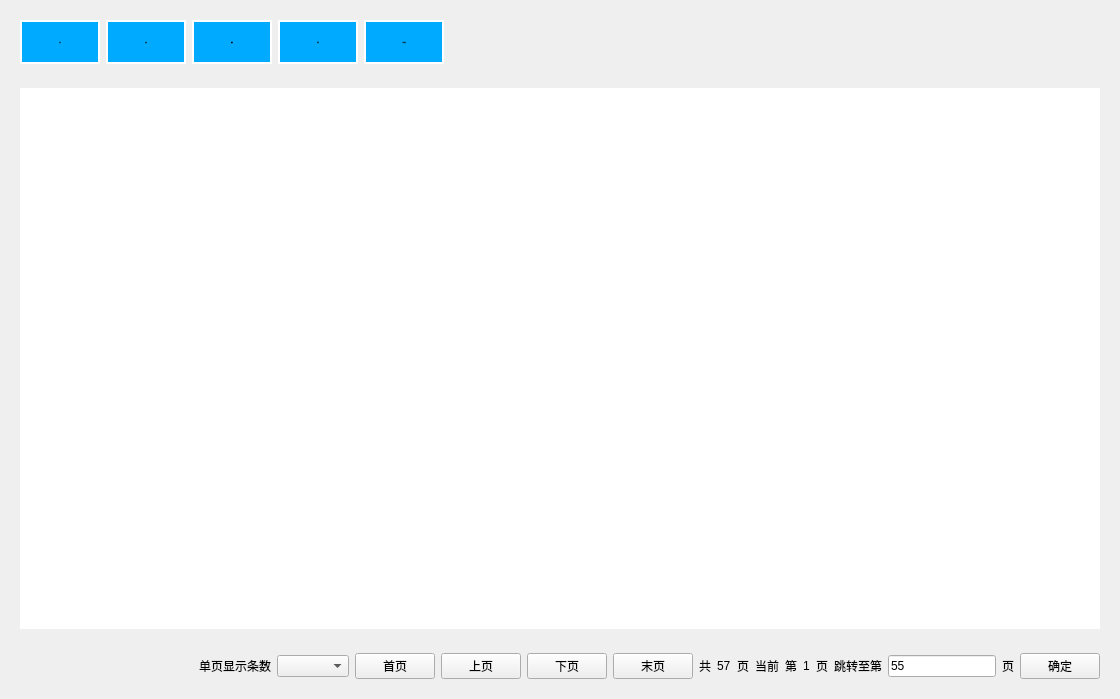
<?xml version="1.0" encoding="UTF-8"?>
<ui version="4.0">
 <class>LogMsgPage</class>
 <widget class="QDialog" name="LogMsgPage">
  <property name="geometry">
   <rect>
    <x>0</x>
    <y>0</y>
    <width>1120</width>
    <height>699</height>
   </rect>
  </property>
  <property name="windowTitle">
   <string>Dialog</string>
  </property>
  <property name="styleSheet">
   <string notr="true"/>
  </property>
  <layout class="QVBoxLayout" name="verticalLayout" stretch="1,9,1">
   <item>
    <widget class="QWidget" name="contextWidgets" native="true">
     <property name="styleSheet">
      <string notr="true">QPushButton{
background-color: #00aaff;
border:2px solid white;
font: normal normal 16px &quot;宋体&quot;
}






</string>
     </property>
     <layout class="QHBoxLayout" name="horizontalLayout_2">
      <item>
       <widget class="QPushButton" name="allBtn">
        <property name="sizePolicy">
         <sizepolicy hsizetype="Preferred" vsizetype="Preferred">
          <horstretch>0</horstretch>
          <verstretch>0</verstretch>
         </sizepolicy>
        </property>
        <property name="minimumSize">
         <size>
          <width>80</width>
          <height>0</height>
         </size>
        </property>
        <property name="maximumSize">
         <size>
          <width>16777215</width>
          <height>16777215</height>
         </size>
        </property>
        <property name="font">
         <font>
          <family>宋体</family>
          <pointsize>-1</pointsize>
          <weight>50</weight>
          <italic>false</italic>
          <bold>false</bold>
         </font>
        </property>
        <property name="styleSheet">
         <string notr="true"/>
        </property>
        <property name="text">
         <string>所有</string>
        </property>
        <property name="checkable">
         <bool>true</bool>
        </property>
        <property name="checked">
         <bool>true</bool>
        </property>
        <property name="autoExclusive">
         <bool>true</bool>
        </property>
        <property name="flat">
         <bool>false</bool>
        </property>
       </widget>
      </item>
      <item>
       <widget class="QPushButton" name="queryBtn">
        <property name="sizePolicy">
         <sizepolicy hsizetype="Preferred" vsizetype="Preferred">
          <horstretch>0</horstretch>
          <verstretch>0</verstretch>
         </sizepolicy>
        </property>
        <property name="minimumSize">
         <size>
          <width>80</width>
          <height>0</height>
         </size>
        </property>
        <property name="maximumSize">
         <size>
          <width>16777215</width>
          <height>16777215</height>
         </size>
        </property>
        <property name="font">
         <font>
          <family>宋体</family>
          <pointsize>-1</pointsize>
          <weight>50</weight>
          <italic>false</italic>
          <bold>false</bold>
         </font>
        </property>
        <property name="styleSheet">
         <string notr="true"/>
        </property>
        <property name="text">
         <string>查询</string>
        </property>
        <property name="checkable">
         <bool>true</bool>
        </property>
        <property name="checked">
         <bool>false</bool>
        </property>
        <property name="autoExclusive">
         <bool>true</bool>
        </property>
       </widget>
      </item>
      <item>
       <widget class="QPushButton" name="delBtn">
        <property name="sizePolicy">
         <sizepolicy hsizetype="Preferred" vsizetype="Preferred">
          <horstretch>0</horstretch>
          <verstretch>0</verstretch>
         </sizepolicy>
        </property>
        <property name="minimumSize">
         <size>
          <width>80</width>
          <height>0</height>
         </size>
        </property>
        <property name="maximumSize">
         <size>
          <width>16777215</width>
          <height>16777215</height>
         </size>
        </property>
        <property name="font">
         <font>
          <family>宋体</family>
          <pointsize>-1</pointsize>
          <weight>50</weight>
          <italic>false</italic>
          <bold>false</bold>
         </font>
        </property>
        <property name="styleSheet">
         <string notr="true"/>
        </property>
        <property name="text">
         <string>删除</string>
        </property>
        <property name="checkable">
         <bool>true</bool>
        </property>
        <property name="checked">
         <bool>true</bool>
        </property>
        <property name="autoExclusive">
         <bool>true</bool>
        </property>
        <property name="flat">
         <bool>false</bool>
        </property>
       </widget>
      </item>
      <item>
       <widget class="QPushButton" name="clearBtn">
        <property name="sizePolicy">
         <sizepolicy hsizetype="Preferred" vsizetype="Preferred">
          <horstretch>0</horstretch>
          <verstretch>0</verstretch>
         </sizepolicy>
        </property>
        <property name="minimumSize">
         <size>
          <width>80</width>
          <height>0</height>
         </size>
        </property>
        <property name="maximumSize">
         <size>
          <width>16777215</width>
          <height>16777215</height>
         </size>
        </property>
        <property name="font">
         <font>
          <family>宋体</family>
          <pointsize>-1</pointsize>
          <weight>50</weight>
          <italic>false</italic>
          <bold>false</bold>
         </font>
        </property>
        <property name="styleSheet">
         <string notr="true"/>
        </property>
        <property name="text">
         <string>清理</string>
        </property>
        <property name="checkable">
         <bool>true</bool>
        </property>
        <property name="checked">
         <bool>true</bool>
        </property>
        <property name="autoExclusive">
         <bool>true</bool>
        </property>
        <property name="flat">
         <bool>false</bool>
        </property>
       </widget>
      </item>
      <item>
       <widget class="QPushButton" name="reportBtn">
        <property name="sizePolicy">
         <sizepolicy hsizetype="Preferred" vsizetype="Preferred">
          <horstretch>0</horstretch>
          <verstretch>0</verstretch>
         </sizepolicy>
        </property>
        <property name="minimumSize">
         <size>
          <width>80</width>
          <height>0</height>
         </size>
        </property>
        <property name="maximumSize">
         <size>
          <width>16777215</width>
          <height>16777215</height>
         </size>
        </property>
        <property name="font">
         <font>
          <family>宋体</family>
          <pointsize>-1</pointsize>
          <weight>50</weight>
          <italic>false</italic>
          <bold>false</bold>
         </font>
        </property>
        <property name="styleSheet">
         <string notr="true"/>
        </property>
        <property name="text">
         <string>生成报表</string>
        </property>
        <property name="checkable">
         <bool>true</bool>
        </property>
        <property name="checked">
         <bool>true</bool>
        </property>
        <property name="autoExclusive">
         <bool>true</bool>
        </property>
        <property name="flat">
         <bool>false</bool>
        </property>
       </widget>
      </item>
      <item>
       <spacer name="horizontalSpacer_2">
        <property name="orientation">
         <enum>Qt::Horizontal</enum>
        </property>
        <property name="sizeHint" stdset="0">
         <size>
          <width>651</width>
          <height>20</height>
         </size>
        </property>
       </spacer>
      </item>
     </layout>
    </widget>
   </item>
   <item>
    <widget class="QWidget" name="tableWidget" native="true">
     <property name="sizePolicy">
      <sizepolicy hsizetype="Preferred" vsizetype="Preferred">
       <horstretch>0</horstretch>
       <verstretch>0</verstretch>
      </sizepolicy>
     </property>
     <layout class="QGridLayout" name="gridLayout">
      <item row="0" column="0">
       <widget class="QTableView" name="tableView">
        <property name="styleSheet">
         <string notr="true">QTableView {
border-style:none;
color:white;
font: bold 12pt;
}
</string>
        </property>
       </widget>
      </item>
     </layout>
    </widget>
   </item>
   <item>
    <widget class="QWidget" name="buttomWidget" native="true">
     <property name="sizePolicy">
      <sizepolicy hsizetype="Preferred" vsizetype="Fixed">
       <horstretch>0</horstretch>
       <verstretch>0</verstretch>
      </sizepolicy>
     </property>
     <layout class="QHBoxLayout" name="horizontalLayout_9">
      <item>
       <spacer name="horizontalSpacer">
        <property name="orientation">
         <enum>Qt::Horizontal</enum>
        </property>
        <property name="sizeHint" stdset="0">
         <size>
          <width>234</width>
          <height>20</height>
         </size>
        </property>
       </spacer>
      </item>
      <item>
       <widget class="QLabel" name="label">
        <property name="text">
         <string>单页显示条数</string>
        </property>
       </widget>
      </item>
      <item>
       <widget class="QComboBox" name="comboBox"/>
      </item>
      <item>
       <widget class="QPushButton" name="firstPageBtn">
        <property name="text">
         <string>首页</string>
        </property>
       </widget>
      </item>
      <item>
       <widget class="QPushButton" name="upperPageBtn">
        <property name="text">
         <string>上页</string>
        </property>
       </widget>
      </item>
      <item>
       <widget class="QPushButton" name="nextPageBtn">
        <property name="text">
         <string>下页</string>
        </property>
       </widget>
      </item>
      <item>
       <widget class="QPushButton" name="lastPageBtn">
        <property name="text">
         <string>末页</string>
        </property>
       </widget>
      </item>
      <item>
       <layout class="QHBoxLayout" name="horizontalLayout">
        <item>
         <widget class="QLabel" name="label_2">
          <property name="text">
           <string>共</string>
          </property>
         </widget>
        </item>
        <item>
         <widget class="QLabel" name="allPageNumLabel">
          <property name="text">
           <string>57</string>
          </property>
         </widget>
        </item>
        <item>
         <widget class="QLabel" name="label_4">
          <property name="text">
           <string>页</string>
          </property>
         </widget>
        </item>
       </layout>
      </item>
      <item>
       <widget class="QLabel" name="label_5">
        <property name="text">
         <string>当前</string>
        </property>
       </widget>
      </item>
      <item>
       <layout class="QHBoxLayout" name="horizontalLayout_3">
        <item>
         <widget class="QLabel" name="label_6">
          <property name="text">
           <string>第</string>
          </property>
         </widget>
        </item>
        <item>
         <widget class="QLabel" name="curPageLabel">
          <property name="text">
           <string>1</string>
          </property>
         </widget>
        </item>
        <item>
         <widget class="QLabel" name="label_8">
          <property name="text">
           <string>页</string>
          </property>
         </widget>
        </item>
       </layout>
      </item>
      <item>
       <layout class="QHBoxLayout" name="horizontalLayout_8">
        <item>
         <widget class="QLabel" name="label_9">
          <property name="text">
           <string>跳转至第</string>
          </property>
         </widget>
        </item>
        <item>
         <widget class="QLineEdit" name="lineEdit">
          <property name="sizePolicy">
           <sizepolicy hsizetype="Minimum" vsizetype="Fixed">
            <horstretch>0</horstretch>
            <verstretch>0</verstretch>
           </sizepolicy>
          </property>
          <property name="text">
           <string>55</string>
          </property>
         </widget>
        </item>
        <item>
         <widget class="QLabel" name="label_11">
          <property name="text">
           <string>页</string>
          </property>
         </widget>
        </item>
       </layout>
      </item>
      <item>
       <widget class="QPushButton" name="okBtn">
        <property name="text">
         <string>确定</string>
        </property>
       </widget>
      </item>
     </layout>
    </widget>
   </item>
  </layout>
 </widget>
 <resources/>
 <connections/>
</ui>
